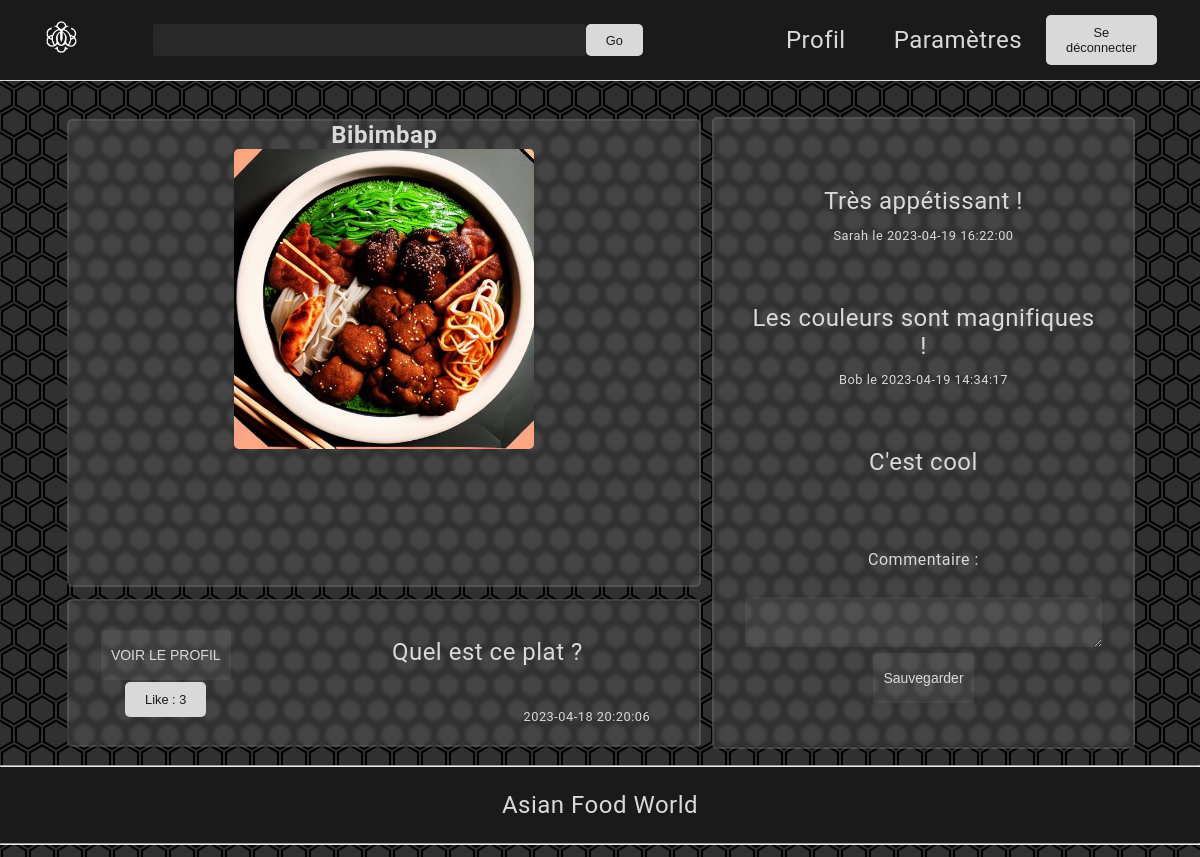
The page /comment.php?post_id=2 (signed in) on the database its author committed.
### tables this page shows
CREATE TABLE IF NOT EXISTS T_USER_POST
 (
   POST_ID BIGINT(4) NOT NULL AUTO_INCREMENT  ,
   POST_TEXT VARCHAR(256) NOT NULL  ,
   POST_TITLE VARCHAR(32) NOT NULL  ,
   CREATED_TIME datetime NOT NULL  ,
   POST_IMG VARCHAR(255) NOT NULL  ,
   USER_ID BIGINT(4) NOT NULL  
   , PRIMARY KEY (POST_ID) 
 ) 
 comment = "";

CREATE TABLE IF NOT EXISTS T_POST_COMMENT
 (
   COMMENT_ID BIGINT(4) NOT NULL AUTO_INCREMENT ,
   COMMENT_TEXT VARCHAR(128) NOT NULL  ,
   CREATED_TIME datetime NOT NULL  ,
   POST_ID BIGINT(4) NOT NULL  ,
   USER_ID BIGINT(4) NOT NULL  
   , PRIMARY KEY (COMMENT_ID) 
 ) 
 comment = "";

CREATE TABLE IF NOT EXISTS T_USER_PROFILE
 (
   USER_ID BIGINT(4) NOT NULL AUTO_INCREMENT ,
   USER_EMAIL VARCHAR(128) NOT NULL  ,
   USER_DESC VARCHAR(128) NOT NULL  ,
   USER_PP VARCHAR(256) NOT NULL  ,
   USER_PSEUDO VARCHAR(50) NOT NULL  ,
   USER_NAME VARCHAR(50) NOT NULL  ,
   USER_SURNAME VARCHAR(50) NOT NULL  ,
   USER_PASSWORD VARCHAR(256) NOT NULL ,  
   USER_CREATED datetime NOT NULL  ,
   PRIMARY KEY (USER_ID) 
 ) 
 comment = "";

### Parties/Classes.php (called while the page is built, shortened)
<?php
class Cookie
{
    public function IssetCookie()
    {
        return (isset($_COOKIE['username']) && isset($_COOKIE['password']));
    }
}
class SQLconn
{
    public $conn = NULL;
    function __construct()
    {
        $servername = "localhost";
        $username = "root";
        $password = "";
        $dbname = "DB";
        $this->conn = new mysqli($servername, $username, $password, $dbname);
    }
    public function getNumLikes($post_id)
    {
        $stmt = $this->conn->prepare("SELECT COUNT(*) as LIKE_ID FROM T_LIKE WHERE POST_ID = ?");
        $stmt->bind_param("i", $post_id);
        $stmt->execute();
        $result = $stmt->get_result();
        $row = $result->fetch_assoc();
        return $row["LIKE_ID"];
    }
    public function getPostData($post_id)
    {
        $stmt = $this->conn->prepare("SELECT * FROM T_USER_POST WHERE POST_ID = ?");
        $stmt->bind_param("i", $post_id);
        $stmt->execute();
        $result = $stmt->get_result();
        if ($result->num_rows > 0) {
            $row = $result->fetch_assoc();
            $post_data = array(
                "post_id" => $row["POST_ID"],
                "post_title" => $row["POST_TITLE"],
                "post_text" => $row["POST_TEXT"],
                "created_time" => $row["CREATED_TIME"],
                "post_img" => $row["POST_IMG"],
                "user_id" => $row["USER_ID"]
            );
            return $post_data;
        } else {
            return false;
        }
    }
    public function getUserPseudo($user_id)
    {
        $stmt = $this->conn->prepare("SELECT USER_PSEUDO FROM T_USER_PROFILE WHERE USER_ID = ?");
        $stmt->bind_param("i", $user_id);
        $stmt->execute();
        $result = $stmt->get_result();
        $row = $result->fetch_assoc();
        return $row['USER_PSEUDO'];
    }
    public function getComData($com_id)
    {
        $stmt = $this->conn->prepare("SELECT * FROM T_POST_COMMENT WHERE COMMENT_ID = ?");
        $stmt->bind_param("i", $com_id);
        $stmt->execute();
        $result = $stmt->get_result();
        if ($result->num_rows > 0) {
            $row = $result->fetch_assoc();
            $comment_data = array(
                "comment_id" => $row["COMMENT_ID"],
                "comment_text" => $row["COMMENT_TEXT"],
                "created_time" => $row["CREATED_TIME"],
                "post_id" => $row["POST_ID"],
                "user_id" => $row["USER_ID"]
            );
            return $comment_data;
        } else {
            return false;
        }
    }
    public function getComsByDate($post_id)
    {
        $sql = "SELECT COMMENT_ID FROM T_POST_COMMENT WHERE POST_ID = " . $post_id . " ORDER BY CREATED_TIME DESC";
        $result = $this->conn->query($sql);
        if ($result->num_rows > 0) {
            $comments = array();
            $index = 0;
            while ($row = $result->fetch_assoc()) {
                $comments[$index] = $row["COMMENT_ID"];
                $index++;
            }
            return $comments;
        } else {
            return false;
        }
    }
}
?>

### comment.php (the view, shortened to what this page needs)
<?php include("./Parties/head.php") ?>
<?php include("./Parties/Classes.php") ?>
<?php
$cook = new Cookie();
if ($cook->IssetCookie()) {
    $conn = new SQLconn();
    ?>
    <?php include("./Parties/header.php"); ?>
    <body>
        <?php
        if (isset($_GET['post_id']) && !empty($_GET['post_id'])) {
            $post_id = $_GET['post_id'];
            $post_data = $conn->getPostData($post_id);
            if ($post_data !== false) {
                $post_title = $post_data['post_title'];
                $post_text = $post_data['post_text'];
                $post_img = $post_data['post_img'];
                $post_time = $post_data['created_time'];
                $num_likes = $conn->getNumLikes($post_id);
                ?>
                <div class="center">
                    <div class="post">
                        <div class="left">
                            <h1>
                                <?php echo "$post_title" ?>
                            </h1>
                            <div class="img-container">
                                <img src="<?php echo "$post_img" ?>" alt="<?php echo "$post_title" ?>">
                            </div>
                        </div>
                        <div class="com">
                            <div id="comment-container">
                                <?php
                                $post_id = $_GET['post_id'];
                                include("./Parties/loadcom.php");
                                    ?>
                            </div>
                            <form method="post" action="redirect.php">
                                <label for="comment_text">Commentaire :</label><br>
                                <textarea name="comment_text" id="comment_text" rows="3" cols="40"></textarea><br>
                                <input type="submit" value="Sauvegarder" name="com">
                            </form>
                        </div>
                        <div class="desc">
                            <div class="like-and-user">
                                <form method='post' action="./redirect.php">
                                    <button type='submit' name="like">Like :
                                        <?php echo $num_likes ?>
                                    </button>
                                </form>
                                <form action="./Profil.php?pseudo=<?php echo $user_pseudo ?> " method="post">
                                    <input type="submit" value="VOIR LE PROFIL">
                                </form>
                            </div>
                            <div class="modif">
                            </div>
                            <div class="usertext">
                                <div class="text">
                                    <?php echo "$post_text" ?>
                                </div>
                                <p class="date">
                                    <?php echo "$post_time" ?>
                                </p>
                            </div>
                        </div>
                    </div>
                </div>
            <?php
            } else {
                echo "Aucun post trouvé";
            }
            include("./Parties/footer.php");
        } else {
            header("Location: ./index.php");
            exit();
        }
}
?>
</body>
</html>

### Parties/loadcom.php (shortened to what this page needs)
<?php
$com_id_list = $conn->getComsByDate($post_id);
if (!$com_id_list) {
    echo "Aucun commentaire";
    $path = false;
} else {
    if (!empty($com_id_list)) {
        for ($i = 0; $i < 4; $i++) {
            $com_id = $com_id_list[$i];
            $com_data = $conn->getComData($com_id);
            $com_text = $com_data['comment_text'];
            $com_time = $com_data['created_time'];
            $user_id = $com_data['user_id'];
            $user_pseudo = $conn->getUserPseudo($user_id);
            echo (isset($com_text) ? "<div class=\"comments\"><div>" . "$com_text" . "</div>" . (isset($com_time) ? "<p class=\"date\">" . (isset($user_pseudo) ? "$user_pseudo le " : '') . "$com_time" . "</p>" : "") . "</div>" : "");
        }
    }
}
?>

### CSS/style1.css (style rules this page uses)
:root { --border-radius: 5px; --secondary-color: 217, 217, 217; --main-color: 26, 26, 27; --transition: 500ms; }
body { color: rgb(var(--secondary-color)); font-family: 'Roboto', sans-serif; font-size: 1.5em; margin: 0; padding: 0; text-align: center; letter-spacing: 0.5px; background-image: url(../IMG/background.svg); background-color: rgb(var(--main-color), 0.9); background-attachment: fixed; }
h1 { font-size: 4em; }
* { scrollbar-width: none; scrollbar-color: rgb(var(--secondary-color)) rgba(var(--secondary-color), 0.07); }
.post { height: 80vh; display: grid; grid-template-columns: 1fr 1fr 1fr 1fr 1fr; grid-template-rows: 75% 25%; grid-template-areas: " img img img com com" " desc desc desc com com"; }
.post>*, .poster>* { margin: 1%; border-radius: var(--border-radius); backdrop-filter: blur(2px); }
.left h1 { font-size: 1.5rem; text-align: center; margin: 0; }
.desc { grid-area: desc; display: flex; justify-content: space-around; align-items: center; padding: 0.5em; }
.desc>*>*, .desc>* { max-height: 100%; padding: 1px; }
.like-and-user, .modif { display: flex; flex-direction: column-reverse; justify-content: space-evenly; align-items: center; flex-grow: 0.5; }
.usertext { flex-grow: 2; display: grid; grid-template-columns: 1fr 1fr; grid-template-rows: 80% 20%; grid-template-areas: "text text" ". date"; }
.com { grid-area: com; display: flex; flex-direction: column; justify-content: space-evenly; padding: 0.5em; }
#comment-container { height: 325px; overflow-y: scroll; }
.comments { display: flex; flex-direction: column; padding: 1em; }
.comments :last-child { max-height: 20%; }
.comments :first-child { max-height: 80%; }
.text { grid-area: text; overflow-y: scroll; overflow-wrap: break-word; }
.date { grid-area: date; font-size: 0.8rem; }
.left { grid-area: img; }
.left img { border-radius: var(--border-radius); max-width: 100% !important; }
.img-container img { max-width: 300px; max-height: 300px; object-fit: contain; }
button { background-color: rgb(var(--secondary-color)); border-radius: var(--border-radius); color: rgb(var(--main-color)); cursor: pointer; font-size: 0.8rem; padding: 10px 20px; border: none; }
label { display: block; margin-top: 30px; font-size: 16px; }
input, textarea { height: 50px; width: 100%; background-color: rgba(var(--secondary-color), 0.07); border-radius: 3px; border: none; padding: 0 10px; font-size: 14px; margin-left: auto; margin-right: auto; max-width: fit-content; }
input::placeholder { color: rgb(var(--secondary-color)); }
input, textarea { color: rgb(var(--secondary-color)); }
.center { display: grid; place-items: center; margin-top: 2rem; }
.settings, .card, .relations, .post>*, .poster>* { background-color: rgba(var(--secondary-color), 0.13); border: 2px solid rgba(var(--secondary-color), 0.1); }

### rows shown on the page
t_user_post: POST_TITLE "Bibimbap", POST_IMG (picture), POST_TEXT "Quel est ce plat ?", CREATED_TIME "2023-04-18 20:20:06"
t_post_comment: COMMENT_TEXT "Très appétissant !", USER_ID.USER_PSEUDO "Sarah", CREATED_TIME "2023-04-19 16:22:00"
t_post_comment: COMMENT_TEXT "Les couleurs sont magnifiques !", USER_ID.USER_PSEUDO "Bob", CREATED_TIME "2023-04-19 14:34:17"
t_post_comment: COMMENT_TEXT "C'est cool"

### other values the page prints
$num_likes "3"
